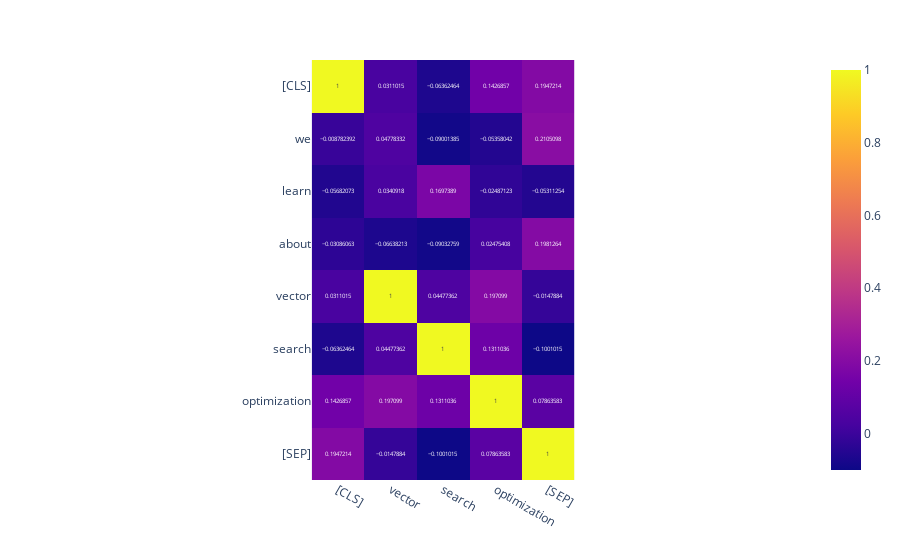

Here is the notebook cell this chart was saved with:
### Code cell
from sentence_transformers import util



distances= util.cos_sim(first_embedding.squeeze(), second_embedding.squeeze()).cpu().numpy()
distances = distances.T
px.imshow(
    distances,
    x=model.tokenizer.convert_ids_to_tokens(
        first_tokens['input_ids'][0]
        ),
    y=model.tokenizer.convert_ids_to_tokens(
        second_tokens['input_ids'][0]
        ),
    text_auto=True,
)

### Figure 1 — Plotly figure (JSON) as saved in the notebook; plotly's stock layout.template omitted (floating-point values rounded to 4 significant figures)
{"data": [{"coloraxis": "coloraxis", "hovertemplate": "x: %{x}<br>y: %{y}<br>color: %{z}<extra></extra>", "name": "0", "texttemplate": "%{z}", "type": "heatmap", "x": ["[CLS]", "vector", "search", "optimization", "[SEP]"], "xaxis": "x", "y": ["[CLS]", "we", "learn", "about", "vector", "search", "optimization", "[SEP]"], "yaxis": "y", "z": [[1.0, 0.0311, -0.06362, 0.1427, 0.1947], [-0.008782, 0.04778, -0.09001, -0.05358, 0.2105], [-0.05682, 0.03409, 0.1697, -0.02487, -0.05311], [-0.03086, -0.06638, -0.09033, 0.02475, 0.1981], [0.0311, 1.0, 0.04477, 0.1971, -0.01479], [-0.06362, 0.04477, 1.0, 0.1311, -0.1001], [0.1427, 0.1971, 0.1311, 1, 0.07864], [0.1947, -0.01479, -0.1001, 0.07864, 1.0]]}], "layout": {"coloraxis": {"colorscale": [[0, "#0d0887"], [0.1111, "#46039f"], [0.2222, "#7201a8"], [0.3333, "#9c179e"], [0.4444, "#bd3786"], [0.5556, "#d8576b"], [0.6667, "#ed7953"], [0.7778, "#fb9f3a"], [0.8889, "#fdca26"], [1, "#f0f921"]]}, "margin": {"t": 60}, "xaxis": {"anchor": "y", "constrain": "domain", "domain": [0, 1], "scaleanchor": "y"}, "yaxis": {"anchor": "x", "autorange": "reversed", "constrain": "domain", "domain": [0, 1]}}}
